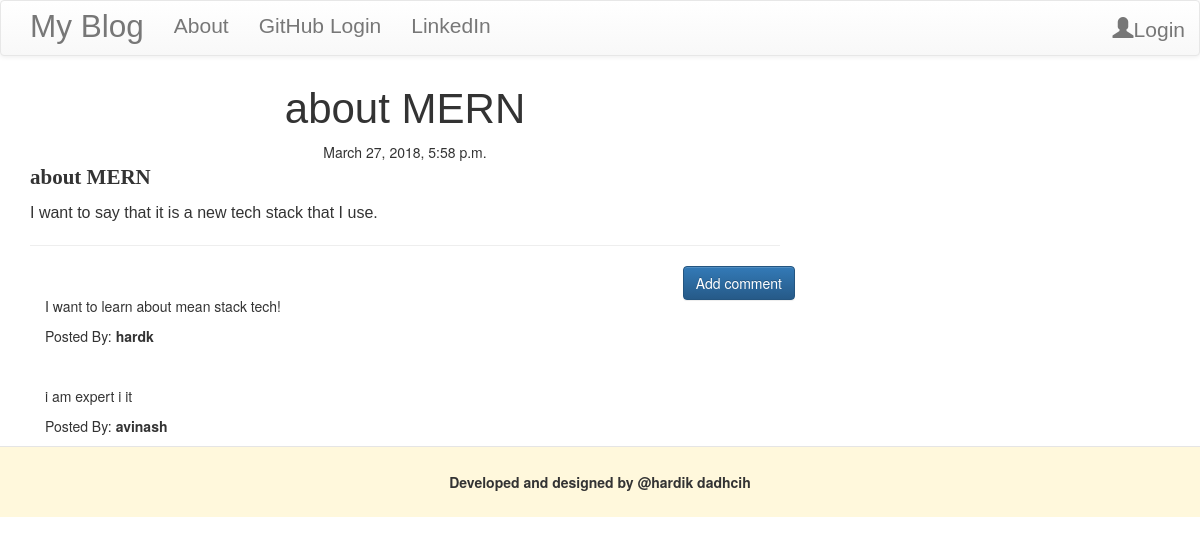
Screenshot of /post/8 with the database file from the repository.
### blog/models.py (models this page shows, shortened)
class Post(models.Model):
    author = models.ForeignKey('auth.User')
    title = models.CharField(max_length=200)
    text = models.TextField()
    create_date = models.DateTimeField(default=timezone.now())
    published_date = models.DateTimeField(blank=True, null=True)

class Comment(models.Model):
    post = models.ForeignKey('blog.Post', related_name='comments')
    author = models.CharField(max_length=200)
    text = models.TextField()
    create_date = models.DateTimeField(default=timezone.now())
    approved_comment = models.BooleanField(default=False)

### blog/views.py (the view)
# urls.py: url(r'^post/(?P<pk>\d+)$', views.PostDetailView.as_view(), name='post_detail'),
class PostDetailView(DetailView):
    model = Post

### blog/templates/blog/post_detail.html (shortened to what this page needs)
{% extends 'blog/base.html' %}
{% block body_content %}
    <h1 class="posttitle"> {{ post.title }}</h1>
    {% if post.published_date %}
        <div class="date postdate">
            {{ post.published_date }}
        </div>
    {% else %}
        <a class="btn btn-default" href="{% url 'post_publish' pk=post.pk %}">Publish</a>
    {% endif %}
    <p class="postcontent">
        <strong>{{ post.title|safe|linebreaksbr }}</strong>
    </p>
    <p class="postdetails">{{ post.text|safe|linebreaksbr }}</p>
    <hr>
    <a class="btn btn-primary btn-comment" href="{% url 'add_comment_to_post' pk=post.pk %}">Add comment</a>
    <div class="container">
        {% for comment in post.comments.all %}
            <br>
            {% if user.is_authenticated or comment.approved_comment %}
                <p>{{ comment.text|safe|linebreaks }}</p>
                <p>Posted By: <strong>{{ comment.author }}</strong></p>
            {% endif %}
            {% empty %}
            <p>No comments!</p>
        {% endfor %}
    </div>
{% endblock %}

### blog/static/css/blog.css (style rules this page uses)
.postdate { text-align: center; }
.posttitle { font-family: 'Andale Mono',sans-serif; font-size: 3em; text-align: center; }
.postcontent { font-family: 'sans-serif'; font-size: 1.5em; }
.btn-comment { position: absolute; right:0px; }
.postdetails { font-family: Magneto, sans-serif; font-size: medium; align-content: center; }

### rows the page displays
Post: title "about MERN", published_date "March 27, 2018, 5:58 p.m.", text "I want to say that it is a new tech stack that I use."
Comment: text "I want to learn about mean stack tech!", author "hardk"
Comment: text "i am expert i it", author "avinash"
